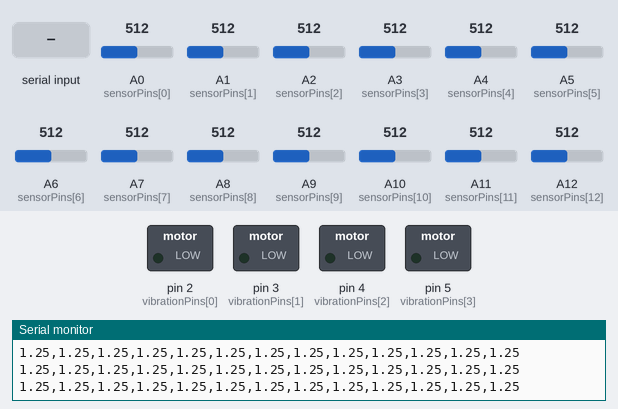
Recording of a sketch running on a simulated Arduino Mega 2560, built with avr-gcc and run on an emulated ATmega2560. Parts: switched loads named in the sketch (green lamp = pin HIGH), the last lines printed to the serial monitor. The test bench sets the inputs (shaded band); at power-on: A0 (sensorPins[0]) = 512, A1 (sensorPins[1]) = 512, A3 (sensorPins[3]) = 512, A2 (sensorPins[2]) = 512, A4 (sensorPins[4]) = 512, A5 (sensorPins[5]) = 512, A6 (sensorPins[6]) = 512, A7 (sensorPins[7]) = 512, A8 (sensorPins[8]) = 512, A9 (sensorPins[9]) = 512, A10 (sensorPins[10]) = 512, A11 (sensorPins[11]) = 512, A12 (sensorPins[12]) = 512.

Above: at 1.2 s.
1.3 s: A0 (sensorPins[0]) set to 936
4.3 s: A0 (sensorPins[0]) set to 963
7.3 s: "1\n" received over Serial
At 10.2 s:
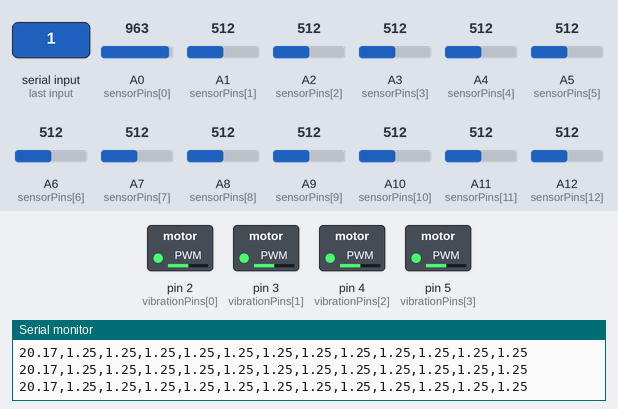
10.3 s: A1 (sensorPins[1]) set to 986
12.5 s: A1 (sensorPins[1]) set to 1013
14.0 s: A3 (sensorPins[3]) set to 896
15.5 s: A3 (sensorPins[3]) set to 918
Timing chart, 0 to 18.0 s (numbered marks = the images above; inputs shaded):
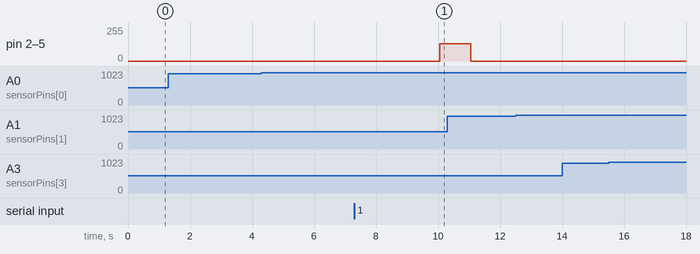

The sketch:

FSR.ino
```cpp
#define NUM_SENSORS 13

// Vibration motor pins (PWM-capable)
int vibrationPins[] = {2, 3, 4, 5};

// Pressure sensor pins
int sensorPins[NUM_SENSORS] = {A0, A1, A2, A3, A4, A5, A6, A7, A8, A9, A10, A11, A12};

int fsrReading;
float fsrVoltage;
unsigned long fsrResistance;
unsigned long fsrConductance;
float fsrForce;
char command = '0';        // Default to '0' (no vibration)
bool hapticActive = false; // Track whether haptic feedback is active
unsigned long lastHapticTime = 0;
const unsigned long HAPTIC_DURATION = 1000;  // 1 sec duration
const unsigned long HAPTIC_COOLDOWN = 10000; // 10 sec cooldown

void setup()
{
    Serial.begin(9600);
    for (int i = 0; i < 4; i++)
    {
        pinMode(vibrationPins[i], OUTPUT);
        analogWrite(vibrationPins[i], 0);
    }
}

void loop()
{
    // Send sensor data to NodeMCU
    String output = "";

    for (int i = 0; i < NUM_SENSORS; i++)
    {
        fsrReading = analogRead(sensorPins[i]);
        fsrVoltage = fsrReading * (5000.0 / 1023.0); // Convert to mV

        if (fsrVoltage == 0)
        {
            fsrForce = 0;
        }
        else
        {
            fsrResistance = (5000 - fsrVoltage) * 10000 / fsrVoltage;
            fsrConductance = 1000000 / fsrResistance;

            if (fsrConductance <= 1000)
            {
                fsrForce = fsrConductance / 80.0;
            }
            else
            {
                fsrForce = (fsrConductance - 1000) / 30.0;
            }
        }

        output += String(fsrForce, 2);
        if (i < NUM_SENSORS - 1)
            output += ",";
    }

    Serial.println(output);
    delay(100);

    // Check for a new trigger signal from NodeMCU
    if (Serial.available())
    {
        String receivedString = Serial.readStringUntil('\n'); // Read until newline
        receivedString.trim();                                // Remove any spaces or extra characters

        if (receivedString == "1" || receivedString == "0")
        {
            command = receivedString[0]; // Assign first character
        }
    }

    unsigned long currentTime = millis();

    // Trigger haptic feedback only when a new "1" is received
    if (command == '1' && !hapticActive && (currentTime - lastHapticTime >= HAPTIC_COOLDOWN))
    {
        hapticActive = true;
        lastHapticTime = currentTime;
        triggerHapticFeedback();
    }

    // Ensure motors are turned off properly
    if (command == '0' && hapticActive)
    {
        stopHapticFeedback();
        hapticActive = false;
    }
}

void triggerHapticFeedback()
{
    for (int i = 0; i < 4; i++)
    {
        analogWrite(vibrationPins[i], 128);
    }
    delay(HAPTIC_DURATION);
    stopHapticFeedback();
}

void stopHapticFeedback()
{
    for (int i = 0; i < 4; i++)
    {
        analogWrite(vibrationPins[i], 0);
    }
}
```

Measured:
- after the input at 7.3 s, pin 2 (vibrationPins[0]), pin 3 (vibrationPins[1]), pin 4 (vibrationPins[2]), pin 5 (vibrationPins[3]): 0/255 → 128/255 after 2.8 s
